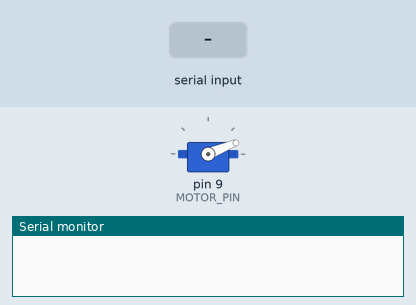
The sketch below on a simulated Arduino Uno, built with avr-gcc and run on an emulated ATmega328P. Shown: servo, the last lines printed to the serial monitor. The test bench sets the inputs (shaded band).

Above: at 1.2 s.
1.3 s: "1\n" received over Serial
At 2.6 s:
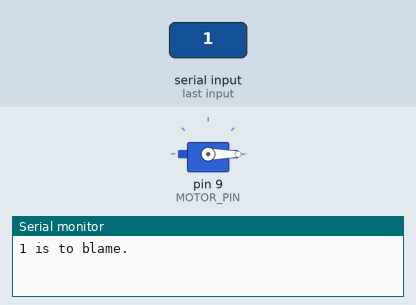
Timing chart, 0 to 4.3 s (numbered marks = the images above; inputs shaded):
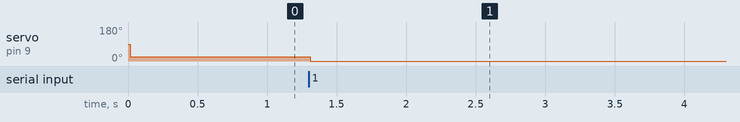

The sketch:

Blaminatr.ino
```cpp
const unsigned int MAX_MEMBERS = 10;

class Team {
  const char** _members;
  unsigned int _num_members;
  unsigned int _positions[MAX_MEMBERS];
  public:
  Team(const char** members) {
    _members = members;
    _num_members = 0;
    const char** member = _members;
    while (*member++)
      _num_members++;

    const unsigned int share = 180 / _num_members;
    unsigned int pos = share / 2;
    for (unsigned int i = 0; i < _num_members; i++) {
      _positions[i] = pos;
      pos += share;
    }
  }

  int get_position(const char* name) const {
    int position = 0;
    for (unsigned int i = 0; i < _num_members; i++) {
      if (!strcmp(_members[i], name)) {
        position = _positions[i];
        break;
      }
    }
    return position;
  }
};

#include <Servo.h>
const unsigned int MOTOR_PIN = 9;
const unsigned int MOTOR_DELAY = 15;

class Blaminatr {
  Team  _team;
  Servo _servo;

  public:

  Blaminatr(const Team& team) : _team(team) {}

  void attach(const int sensor_pin) {
    _servo.attach(sensor_pin);
    delay(MOTOR_DELAY);
  }

  void blame(const char* name) {
    _servo.write(_team.get_position(name));
    delay(MOTOR_DELAY);
  }
};

const unsigned int MAX_NAME = 30;
const unsigned int BAUD_RATE = 9600;
const unsigned int SERIAL_DELAY = 5;

const char* members[] = { "nobody", "Bob", "Alice", "Maik", NULL };
Team team(members);
Blaminatr blaminatr(team);

void setup() {
  Serial.begin(BAUD_RATE);
  blaminatr.attach(MOTOR_PIN);
  blaminatr.blame("nobody");
}

void loop() {
  char name[MAX_NAME + 1];
  if (Serial.available()) {
    unsigned int i = 0;
    while (Serial.available() && i < MAX_NAME + 1) {
      const char c = Serial.read();
      if (c != -1 && c != '\n')
        name[i++] = c;
      delay(SERIAL_DELAY);
    }
    name[i] = 0;
    Serial.print(name);
    Serial.println(" is to blame.");
    blaminatr.blame(name);
  }
}
```

Measured:
- after the input at 1.3 s, servo on pin 9 (MOTOR_PIN): 22° → 0° at once
